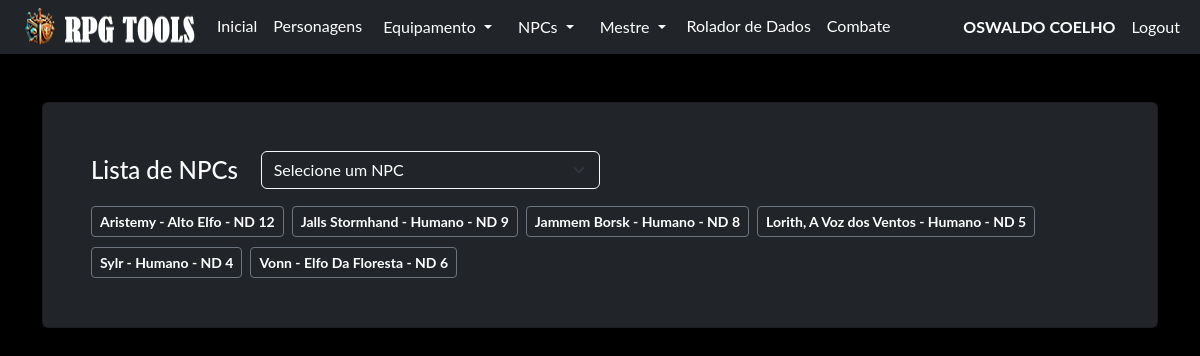
The page /npc/ (signed in) on the database as committed earlier.
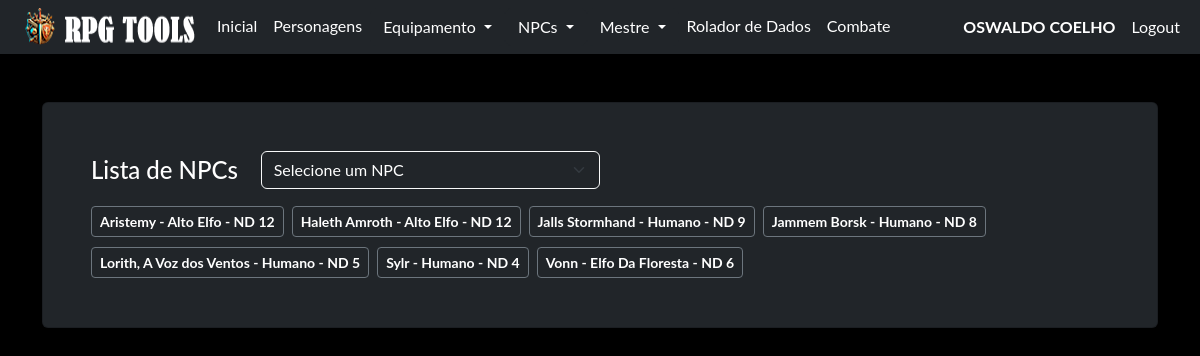
The same page on the database as committed later.
### model/user_model.py (models this page shows, shortened)
class User(db.Model, UserMixin):
    __tablename__ = "user"
    id = db.Column('id', db.Integer, primary_key=True)
    nome = db.Column('nome', db.String(150))
    sobrenome = db.Column('sobrenome', db.String(150))
    email = db.Column('email', db.String(50), unique=True)
    telefone = db.Column('telefone', db.String(15), unique=True, nullable=False)
    login = db.Column('login', db.String(50), unique=True, nullable=False)
    senha = db.Column('senha', db.String(550), nullable=False)
    tipo = db.Column('tipo', db.String(25), nullable=False, default="none")
    personagens = db.relationship("Personagem", foreign_keys=[Personagem.id_user], back_populates="user")

### model/personagens_model.py (models this page shows, shortened)
class Personagem(db.Model):
    __tablename__ = "personagens"
    id = db.Column(db.Integer, primary_key=True)
    id_user = db.Column(db.Integer, db.ForeignKey('user.id'))
    ficha = db.Column(db.JSON, nullable=False)
    nome = db.Column(db.String(150), nullable=False)
    tipo = db.Column(db.String(25), nullable=False, default="não informado")
    user = db.relationship("User", foreign_keys=[id_user], back_populates="personagens")
    @classmethod
    def npcs_id(cls, id_user, id=None):
        query = cls.query.filter_by(id_user=id_user, tipo="NPC")
        if id is not None:
            query = query.filter_by(id=id)
        query = query.order_by(cls.nome.asc())
        return query.all()

### routes/npc.py (the view)
@blueprint_npc.route('/', methods=['GET', 'POST'])
def npc_index():
    if request.method == 'GET':
        npcs = Personagem.npcs_id(id_user=current_user.id)
        return render_template('npc.html', npcs = npcs)
    if request.method == 'POST':
        return redirect('/')

### routes/login.py (called while the page is built)
@login_manager.user_loader
def get_user(id):
    return User.query.get(id)

### templates/npc.html (shortened to what this page needs)
{% extends 'base.html' %}
{% block conteudo %}
    {% if current_user.is_authenticated %}
    <div class="card shadow p-5 bg-dark text-white-50 no-margin">
        <div class="d-flex align-items-center mb-3">
            <h4 class="text-white col-md-2 mb-0">Lista de NPCs</h4>
            <div class="col-md-4">
                <select id="npc-select" class="form-select bg-dark text-white border-light">
                    <option value="" disabled selected>Selecione um NPC</option>
                </select>
            </div>
        </div>
        <div class="d-flex flex-wrap gap-2">
        {% for npc in npcs %}
        <p>
            <button type="button" class="btn btn-outline-secondary btn-sm" data-bs-toggle="modal" data-bs-target="#exampleModal{{ npc.id }}"> <strong class="text-white"> {{npc.ficha['nome']}} - {{npc.ficha['raca']}} - ND {{npc.ficha['nd']}}</strong> </button>
        </p>
        {% endfor %}
        </div>
    </div>
    <br>
    {% endif %}
{% endblock %}

### templates/base.html (shortened to what this page needs)
<!doctype html>
<html lang="pt-BR">
  <head>
    <link rel="stylesheet" href="{{ url_for('static', filename='css/bootstrap.min.css') }}">
    <link rel="stylesheet" href="{{ url_for('static', filename='css/custom.css') }}">
  </head>
  <body class="bg-black font_rpg">
    <nav class="navbar navbar-expand-lg navbar bg-dark"  data-bs-theme="dark">
        <div class="container-fluid">
            <ul class="navbar-nav">
              <img src="/static/imagem/logo35.png"/>
              {% if current_user.is_authenticated %}
              <li class="nav-item"><a class="nav-link active mb-0 h1 text-white" href="/">Inicial</a> </li>
              <li class="nav-item"><a class="nav-link active mb-0 h1 text-white" href="/pj/">Personagens</a> </li>
              <li class="nav-item">
                <div class="dropdown">
                  <button class="btn btn-dark dropdown-toggle" type="button" data-bs-toggle="dropdown" aria-expanded="false">
                    Equipamento
                  </button>
                </div>
              </li>
              <li class="nav-item">
                <div class="dropdown">
                  <button class="btn btn-dark dropdown-toggle" type="button" data-bs-toggle="dropdown" aria-expanded="false">
                    NPCs
                  </button>
                </div>
              </li>
              <li class="nav-item">
                <div class="dropdown">
                  <button class="btn btn-dark dropdown-toggle" type="button" data-bs-toggle="dropdown" aria-expanded="false">
                    Mestre
                  </button>
                </div>
              </li>
              <li class="nav-item"><a class="nav-link active mb-0 h1 text-white" href="/rolador/">Rolador de Dados</a> </li>
              <li class="nav-item"><a class="nav-link active mb-0 h1 text-white" href="#">Combate</a> </li>
              {% endif %}
            </ul>
              <ul class="navbar-nav ms-auto">
              {% if current_user.is_authenticated %}
                <li class="nav-item"><p class="nav-link active mb-0 h1 text-white"><b> {{current_user.nome}} {{current_user.sobrenome}}</b></p> </li>
                <li class="nav-item"><a class="nav-link active mb-0 h1 text-white" href="/logout">Logout</a> </li>
              {% else %}
                <li class="nav-item"><a class="nav-link active mb-0 h1 text-white" href="/login">Login</a> </li>
                <li class="nav-item"><a class="nav-link active mb-0 h1 text-white" href="/login/register">Register</a> </li>
              {% endif %}
              </ul>
        </div>
    </nav>
    <div class="container">
      <br>
      <br>
        {% block conteudo %}
        {% endblock %}
        <br>
        <br>
        <br>
        <br>
    </div>
  </body>

### static/css/custom.css (style rules this page uses)
.font_rpg { font-family: "Lato", "Helvetica Neue", Helvetica, Arial, sans-serif; }
.no-margin p { margin-top: 1px; margin-bottom: 1px; }

Rows that differ between the two databases and show on the page:
added Personagem: ficha.nome "Haleth Amroth", ficha.raca "Alto Elfo", ficha.nd "12"
